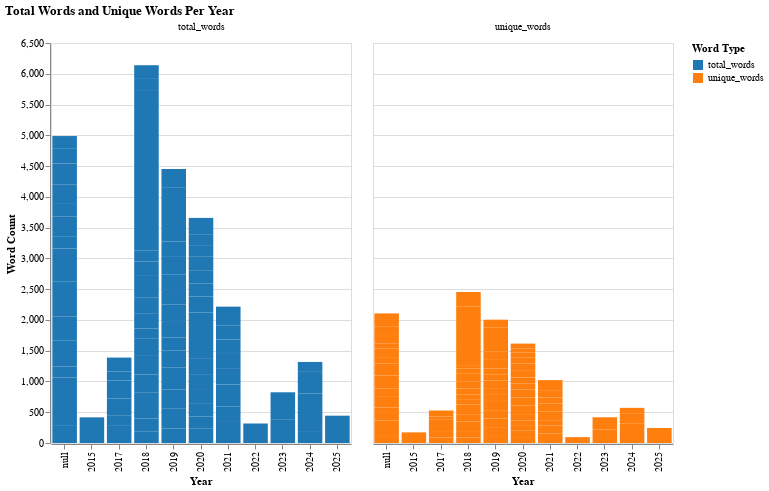

The notebook cell saved with this chart:
### Markdown cell above
# Visualization of total words vs. unique words  

- word frequency is calculated over each song
- visualization is per year

### Code cell
chart = alt.Chart(juice_df).mark_bar().encode(
    x=alt.X('year:O', title='Year'),
    y=alt.Y('value:Q', title='Word Count'),
    color=alt.Color('variable:N', title='Word Type', scale=alt.Scale(domain=['total_words', 'unique_words'],
                                                                      range=['#1f77b4', '#ff7f0e'])),
    column=alt.Column('variable:N', title=None),
    tooltip=['year:O', 'value:Q']
).transform_fold(
    ['total_words', 'unique_words'],
    as_=['variable', 'value']
).properties(
    width=300,
    height=400,
    title='Total Words and Unique Words Per Year'
)

chart
